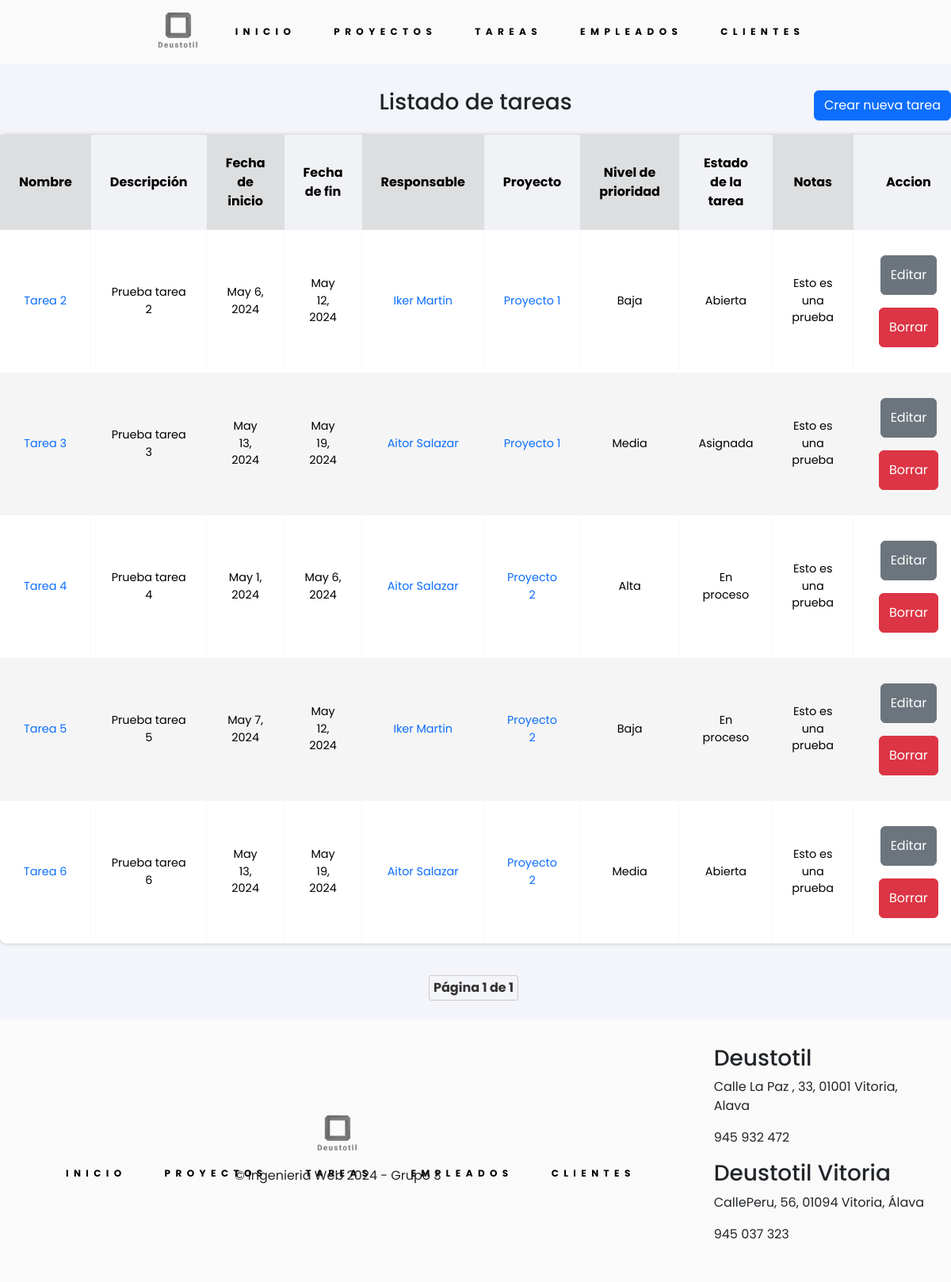
The app's page /tareas with its own data.
### appDeustotil/models.py (models this page shows, shortened)
class Tarea(models.Model):
    nombre = models.CharField(max_length=25)
    descripcion = models.CharField(max_length=200)
    fecha_inicio = models.DateField()
    fecha_fin = models.DateField()
    responsable = models.ForeignKey(Empleado, on_delete=models.CASCADE)
    proyecto = models.ForeignKey(Proyecto, on_delete=models.CASCADE)
    nivel_prioridad =  models.ForeignKey(Prioridad, on_delete=models.CASCADE)
    estado_tarea =   models.ForeignKey(EstadoTarea, on_delete=models.CASCADE)
    notas = models.CharField(max_length=500)

class Empleado(models.Model):
    dni = models.CharField(max_length=9, unique=True)
    nombre = models.CharField(max_length=15)
    apellidos = models.CharField(max_length=50)
    email = models.EmailField()
    telefono = models.IntegerField()

class Proyecto(models.Model):
    nombre = models.CharField(max_length=25)
    descripcion = models.CharField(max_length=200)
    fecha_inicio = models.DateField()
    fecha_fin = models.DateField()
    presupuesto = models.FloatField()
    cliente = models.ForeignKey(Cliente, on_delete=models.CASCADE)
    responsable = models.ForeignKey(Empleado, on_delete=models.CASCADE)

class Prioridad (models.Model):
    prioridad = models.CharField(max_length=5,unique=True)
    def __str__(self):
        return self.prioridad

class EstadoTarea (models.Model):
    estado = models.CharField(max_length=10,unique=True)
    def __str__(self):
        return self.estado

### appDeustotil/views.py (the view)
# urls.py: path('tareas', views.TareaListView.as_view(), name='index_tareas'),
class TareaListView(ListView):
    model = Tarea
    template_name = 'index_tareas.html'
    context_object_name = 'lista_tareas'
    queryset = Tarea.objects.order_by('nombre')
    paginate_by = 10

### appDeustotil/templates/index_tareas.html (shortened to what this page needs)
{% extends "base.html" %}
{% block contenido %}
    <div class="title-container">
        <div></div>
        <h2>Listado de tareas</h2>
        <div class="title-container__btn">
            <a href="{% url 'create_tareas' %}" class="btn btn-primary">Crear nueva tarea</a>
        </div>
    </div>
    {% if lista_tareas %}
        <table class="tablas">
            <thead>
                <tr>
                    <th>Nombre</th>
                    <th>Descripción</th>
                    <th>Fecha de inicio</th>
                    <th>Fecha de fin</th>
                    <th>Responsable</th>
                    <th>Proyecto</th>
                    <th>Nivel de prioridad</th>
                    <th>Estado de la tarea</th>
                    <th>Notas</th>
                    <th>Accion</th>
                </tr>
            </thead>
            <tbody>
                {% for tarea in lista_tareas %}
                    <tr>
                        <td><a href="{% url 'detail_tarea' pk=tarea.id %}">{{ tarea.nombre }}</a></td>
                        <td>{{ tarea.descripcion }}</td>
                        <td>{{ tarea.fecha_inicio }}</td>
                        <td>{{ tarea.fecha_fin }}</td>
                        <td><a href="{% url 'detail_empleado' pk=tarea.responsable.id %}">{{ tarea.responsable.nombre }} {{ tarea.responsable.apellidos }}</a></td>
                        <td><a href="{% url 'detail_proyecto' pk=tarea.proyecto.id %}">{{ tarea.proyecto.nombre }}</a></td>
                        <td>{{ tarea.nivel_prioridad }}</td>
                        <td>{{ tarea.estado_tarea }}</td>
                        <td>{{ tarea.notas }}</td>
                        <td class="btn-tablas">
                            <a href="{% url 'edit_tarea' pk=tarea.id %}" class="btn btn-secondary">Editar</a>
                            <a href="{% url 'delete_tarea' pk=tarea.id %}" class="btn btn-danger">Borrar</a>
                        </td>
                    </tr>
                {% endfor %}
            </tbody>
        </table>
        <div class="centrado">
            <span class="current-page">
                Página {{ page_obj.number }} de {{ page_obj.paginator.num_pages }}
            </span>
        </div>
    {% else %}
        <p>No hay tareas creados.</p>
    {% endif %}
{% endblock %}

### appDeustotil/static/css/styles.css (style rules this page uses)
* { margin: 0; padding: 0; box-sizing: border-box; font-family: "Poppins", Helvetica, sans-serif; }
body { display: flex; min-height: 100vh; flex-direction: column; background-color: #f4f5fa; }
h2 { text-align: center; font-size: 1.75rem; }
a { text-decoration: none; }
.tablas { box-shadow: 0px 0px 5px 0px rgb(192, 192, 192); border-radius: 0.5rem; font-size: 1rem; font-weight: normal; border-collapse: collapse; width: 100%; max-width: none; background-color: white; margin-bottom: 1rem; }
.tablas td, .tablas th { text-align: center; padding: 1.5rem; color: #000; vertical-align: middle; }
.tablas td { border-right: solid 1px #f8f8f8; font-size: 0.9rem; }
.tablas th { background: #f1f2f5; }
.tablas th:nth-child(odd) { background: #dcdedf; }
.tablas tr:nth-child(even) { background: #f5f5f5; }
.btn-tablas>a { padding: 0.75rem; margin: 0.5rem; }
.title-container { display: grid; grid-template-columns: 1fr 1fr 1fr; padding: 1rem 0; }
.title-container__btn { display: flex; justify-content: flex-end; align-items: center; }
.centrado { text-align: center; margin-top: 20px; }
.current-page { display: inline-block; margin-right: 5px; padding: 3px 5px; font-weight: bold; color: #333; border: 1px solid #ccc; border-radius: 3px; }

### records on screen
Tarea: nombre "Tarea 2", descripcion "Prueba tarea 2", fecha_inicio "May 6, 2024", fecha_fin "May 12, 2024", responsable.nombre "Iker", responsable.apellidos "Martin", proyecto.nombre "Proyecto 1", nivel_prioridad "Baja", estado_tarea "Abierta", notas "Esto es una prueba"
Tarea: nombre "Tarea 3", descripcion "Prueba tarea 3", fecha_inicio "May 13, 2024", fecha_fin "May 19, 2024", responsable.nombre "Aitor", responsable.apellidos "Salazar", proyecto.nombre "Proyecto 1", nivel_prioridad "Media", estado_tarea "Asignada", notas "Esto es una prueba"
Tarea: nombre "Tarea 4", descripcion "Prueba tarea 4", fecha_inicio "May 1, 2024", fecha_fin "May 6, 2024", responsable.nombre "Aitor", responsable.apellidos "Salazar", proyecto.nombre "Proyecto 2", nivel_prioridad "Alta", estado_tarea "En proceso", notas "Esto es una prueba"
Tarea: nombre "Tarea 5", descripcion "Prueba tarea 5", fecha_inicio "May 7, 2024", fecha_fin "May 12, 2024", responsable.nombre "Iker", responsable.apellidos "Martin", proyecto.nombre "Proyecto 2", nivel_prioridad "Baja", estado_tarea "En proceso", notas "Esto es una prueba"
Tarea: nombre "Tarea 6", descripcion "Prueba tarea 6", fecha_inicio "May 13, 2024", fecha_fin "May 19, 2024", responsable.nombre "Aitor", responsable.apellidos "Salazar", proyecto.nombre "Proyecto 2", nivel_prioridad "Media", estado_tarea "Abierta", notas "Esto es una prueba"

### other values on screen
{{ page_obj.number }} "1"
{{ page_obj.paginator.num_pages }} "1"
